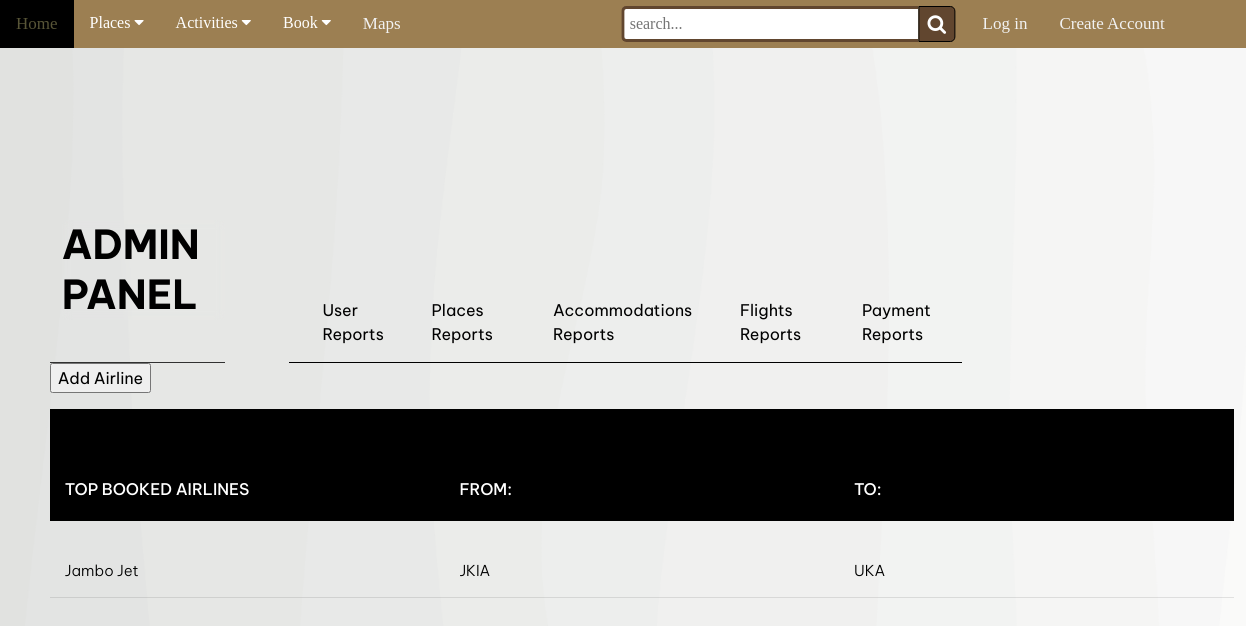
Screenshot of /admin/flights-reports.php with the database file from the repository.
### tables this page shows
CREATE TABLE `flights` (
  `FlightId` int(11) NOT NULL,
  `FromAirport` varchar(100) NOT NULL,
  `ToAirport` varchar(100) NOT NULL,
  `Airline` varchar(100) NOT NULL,
  `Seating` varchar(100) NOT NULL,
  `DepartureDate` date NOT NULL,
  `ReturnDate` date NOT NULL,
  `Fare` varchar(100) NOT NULL,
  `Tickets` int(11) NOT NULL,
  `Price` int(11) NOT NULL,
  `FullName` varchar(100) NOT NULL,
  `PhoneNumber` varchar(50) NOT NULL,
  `Email` varchar(50) NOT NULL
);

### admin/flights-reports.php (the view, shortened to what this page needs)
<?php
	include '../includes/dbh.inc.php';
?>
<!DOCTYPE html>
<html lang="en">
<head>
    <link rel="stylesheet" href="https://cdnjs.cloudflare.com/ajax/libs/font-awesome/5.15.4/css/all.min.css" />
    <link rel="stylesheet" href="https://cdnjs.cloudflare.com/ajax/libs/font-awesome/4.7.0/css/font-awesome.min.css">
    <link rel="stylesheet" href="https://cdnjs.cloudflare.com/ajax/libs/font-awesome/4.7.0/css/solid/font-awesome.min.css">
    <link rel="stylesheet" href="../css/dashboard.css" type="text/css">
    <link rel="stylesheet" href="../css/view-bookings.css" type="text/css">
    <link rel="stylesheet" href="../css/home.css" type="text/css">
    <link rel="stylesheet" href="../css/search.css" type="text/css">
    <link rel="stylesheet" href="../css/reports.css" type="text/css">
</head>
<body>
<div class="nav"  rel="stylesheet" href="../css/home.css" type="text/css">
        <div class="left">
            <a href="../home.php">Home</a>
            <div class="places">
                <button class="dropbtn">Places
                  <i class="fa fa-caret-down"></i>
                </button>
            </div>
            <div class="activities">
                <button class="dropbtn">Activities
                  <i class="fa fa-caret-down"></i>
                </button>
            </div>
            <div class="places">
                <button class="dropbtn">Book
                  <i class="fa fa-caret-down"></i>
                </button>
            </div>
            <a href="../maps.php">Maps</a>
            <form action="../search.php" method="POST" rel="stylesheet" href="css\search.css" type="text/css">
            <div class="wrap">
            <div class="search">
                <input type="text" name="search" class="searchTerm" placeholder="search...">
                <button type="submit" name="submit-search" class="searchButton">
                <i class="fa fa-search"></i>
                </button>
            </div>
            </div>
            </form>
        </div>
    <div class="right">
    <?php
        if(isset($_SESSION["firstname"])){
            echo "<p>Hello " .$_SESSION["firstname"]. "!</p>";
            echo "<a href='dashboard.php'>Admin Panel</a>";
            echo "<a href='../includes/logout.inc.php'>Log Out</a>";
        }
        else{
            echo "<a href='../login.php'>Log in</a>";
            echo "<a href='../signup.php'>Create Account</a>";
        }
    ?>
    </div>
</div>
<div class="app">
	<header class="app-header">
		<div class="app-header-logo">
			<div class="logo">
				<h1 class="logo-title">
					<span>ADMIN PANEL</span>
				</h1>
			</div>
		</div>
		<div class="app-header-navigation">
        <div class="tabs">
				<a href="user-reports.php">
					User Reports
				</a>
				<a href="place-reports.php" >
					Places Reports
				</a>
				<a href="accommodations-reports.php">
					Accommodations Reports
				</a>
				<a href="flights-reports.php">
					Flights Reports
				</a>
                <a href="payment-reports.php" >
			Payment Reports
				</a>
			</div>
		</div>
		<div class="app-header-actions">
			<button class="user-profile">
			</button>
        </div>
	</header>
		<div class="app-body-main-content">
                <a href="add-airline.php"><button class="button-add">Add Airline</button></a>
	            <div class='tbl-header'>
	              <table cellpadding='0' cellspacing='0' border='0'>
                   <thead>
                    <p>FLIGHT REPORTS</p>
                     <tr>
                      <th>Top Booked Airlines</th>
                      <th>From:</th>
                      <th>To:</th>
                     </tr>
                  </thead>
                 </table>
	           </div>
            <?php
            $stmt = "SELECT * FROM tour_guide.flights
            LEFT JOIN tour_guide.airlines ON flights.Airline = airlines.airline
            GROUP BY flights.Airline
            ORDER BY COUNT(*) DESC
            LIMIT 3; ";
            $query_run = mysqli_query($conn,$stmt);
            if(mysqli_num_rows($query_run)>0){
              foreach($query_run as $row){
              echo"
              <table cellpadding='0' cellspacing='0' border='0'>
              <tbody>
                <tr>
                   <td>" . $row['Airline'] . "</td>
                   <td>" . $row['FromAirport'] . "</td>
                   <td>" . $row['ToAirport'] . "</td>
               </tr>
              </tbody>
            </table>";
              }
            }
           ?>
		</div>
</div>
</body>
</html>

### css/dashboard.css (style rules this page uses)
.app { line-height: 1.5; min-height: 100vh; font-family: "Be Vietnam Pro", sans-serif; color: #000000; display: flex; padding-top: 3vw; padding-bottom: 3vw; justify-content: center; }
body { background-image: url(../project_images/profileback.png); background-repeat: no-repeat; }
button, select, input, textarea { font: inherit; }
a { color: inherit; }
.app { min-height: 80vh; width: 95%; max-width: 1600px; padding: 2vw 4vw 6vw; display: flex; flex-direction: column; }
.app-header { display: grid; grid-template-columns: minmax(-webkit-min-content, 175px) minmax(-webkit-max-content, 1fr) minmax(-webkit-max-content, 400px); grid-template-columns: minmax(min-content, 175px) minmax(max-content, 1fr) minmax(max-content, 400px); -moz-column-gap: 4rem; column-gap: 4rem; align-items: flex-end; }
.app-header-actions { display: flex; align-items: center; }
.logo { display: flex; align-items: center; padding-bottom: 1rem; padding-top: 1rem; border-bottom: 1px solid #313131; }
.logo-title { display: flex; flex-direction: column; line-height: 1.25; margin-left: 0.75rem; }
.logo-title span { color: #000000; }
.tabs { display: flex; justify-content: space-between; color: black; border-bottom: 1px solid #000000; }
.tabs a { padding-top: 1rem; padding-bottom: 1rem; text-decoration: none; border-top: 2px solid transparent; display: inline-flex; transition: 0.25s ease; margin-left: 5%; }
.user-profile { display: flex; align-items: center; border: 0; background: transparent; cursor: pointer; color: #000000; transition: 0.25s ease; }

### css/view-bookings.css (style rules this page uses)
body { background-image: url(../project_images/profileback.png); background-repeat: repeat; background-size: cover; }
table { width: 100%; table-layout: fixed; margin-top: 2%; }
.tbl-header { background-color: black; text-align: center; }
th { padding: 20px 15px; text-align: left; font-weight: 500; font-size: 16px; color: rgb(255, 255, 255); text-transform: uppercase; }
td { padding: 15px; text-align: left; vertical-align: middle; font-weight: 300; font-size: 15px; color: rgb(0, 0, 0); border-bottom: solid 1px rgba(255, 255, 255, 0.1); }

### css/home.css (style rules this page uses)
* { scroll-behavior: smooth; }
h1 { margin-top: 1rem; font-size: 250%; font-weight: bolder; backdrop-filter: blur(5px); font-stretch: ultra-expanded; align-self: flex-start; }
body { padding-bottom: 60em; background: #ffffff; margin: 0rem; width: 100%; height: 100%; margin: 0; padding: 0; transition: 0.2s; }
.nav { list-style-type: none; margin: 0; padding: 0; overflow: visible; background-color: rgb(156, 127, 82); position: relative; top: 0; display: flex; justify-content: flex-start; }
.left { list-style-type: none; margin: 0; padding: 0; overflow: visible; background-color: rgb(156, 127, 82); position: relative; top: 0; display: flex; justify-content: flex-start; }
.right { list-style-type: none; margin: 0; padding: 0; border: 0; overflow: visible; background-color: rgb(156, 127, 82); float: right; justify-content: flex-end; align-content: right; margin-left: 550px; }
.nav a { float: left; border-right: 1px; display: block; color: #f2f2f2; text-align: center; padding: 14px 16px; text-decoration: none; font-size: 17px; }
.places { float: left; overflow: visible; }
.activities { float: left; overflow: visible; }
.places .dropbtn { font-size: 16px; border: none; outline: none; color: white; padding: 14px 16px; background-color: inherit; font-family: inherit; margin: 0; }
.activities .dropbtn { font-size: 16px; border: none; outline: none; color: white; padding: 14px 16px; background-color: inherit; font-family: inherit; margin: 0; }

### css/search.css (style rules this page uses)
.search { width: 100%; position: relative; display: flex; align-items: center; margin-left: 580px; }
.searchTerm { width: 100%; border: 3px solid #61462f; border-right: none; padding: 5px; height: 20px; border-radius: 5px 0 0 5px; outline: none; color: #9DBFAF; }
.searchButton { width: 40px; height: 36px; border: 1px solid #000000; background: #61462f; text-align: center; color: #fff; border-radius: 0 5px 5px 0; cursor: pointer; font-size: 20px; }
.wrap { width: 80%; position: absolute; top: 50%; left: 50%; transform: translate(-50%, -50%); }
form::after { content: ""; clear: both; display: table; }

### admin/flights-reports.php (style rules this page uses)
body { background-image: url(../project_images/profileback.png); background-repeat: no-repeat; }

### rows the page displays
flights: Airline "Jambo Jet", FromAirport "JKIA", ToAirport "UKA"
